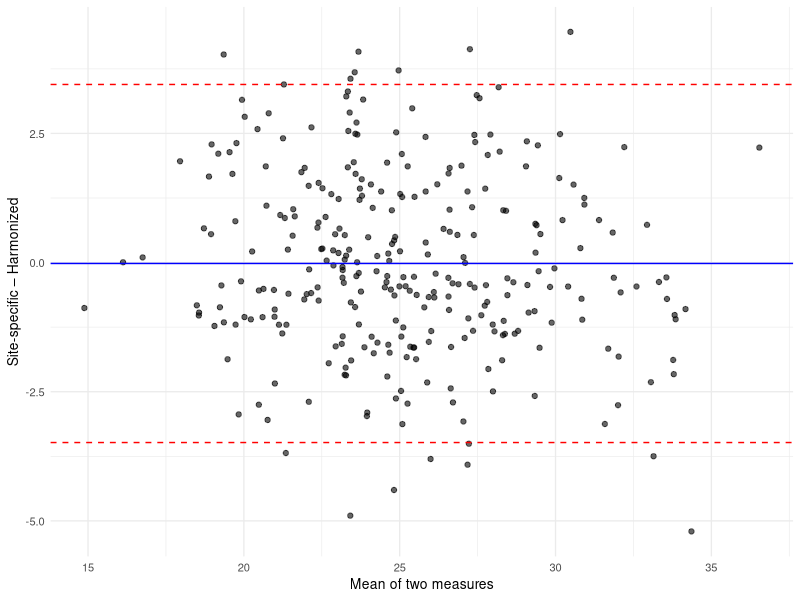
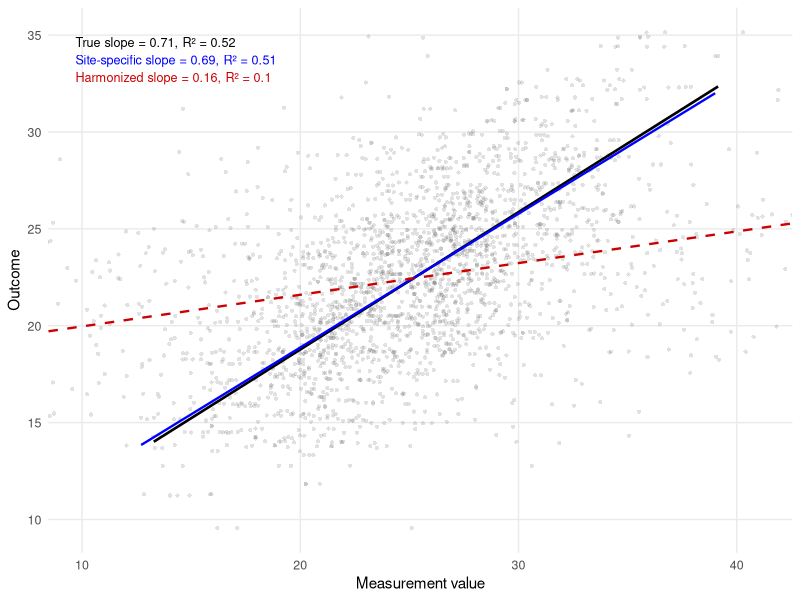
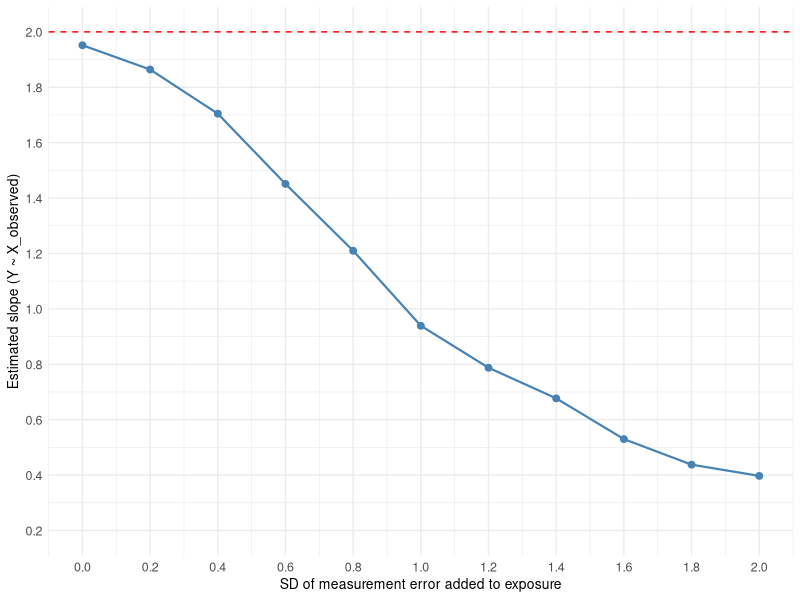

R code for these plots, in order:
# #############################################################
#
#  Threat 3. Harmonization and measurement error
#
# #############################################################

rm(list = ls())
objects()
ls()

#############################################################
# Figure 3a: Bland–Altman or scatter-difference plot
#############################################################

set.seed(123)
library(tidyverse)

# simulate "true" site-specific measure (e.g., BMI from site lab)
n <- 300
true_val <- rnorm(n, mean = 25, sd = 4)

# site-specific measure (more precise)
site_measure <- true_val + rnorm(n, 0, 0.8)

# harmonized measure (coarser, maybe rounded or from questionnaire)
harmon_measure <- true_val + rnorm(n, 0, 1.5)

bland_dat <- tibble(
  mean_val = (site_measure + harmon_measure) / 2,
  diff_val = site_measure - harmon_measure
)

mean_diff <- mean(bland_dat$diff_val)
sd_diff   <- sd(bland_dat$diff_val)
loa_upper <- mean_diff + 1.96 * sd_diff
loa_lower <- mean_diff - 1.96 * sd_diff

p3a <- bland_dat %>%
  ggplot(aes(x = mean_val, y = diff_val)) +
  geom_point(alpha = 0.6) +
  geom_hline(yintercept = mean_diff, color = "blue", linetype = "solid") +
  geom_hline(yintercept = loa_upper, color = "red", linetype = "dashed") +
  geom_hline(yintercept = loa_lower, color = "red", linetype = "dashed") +
  labs(
    #title = "Bland–Altman plot: site-specific vs harmonized measure",
    x = "Mean of two measures",
    y = "Site-specific – Harmonized"
  ) +
  theme_minimal(base_size = 10)

print(p3a)


# ############################################################
# Figure 3b: Regression attenuation plot
# ############################################################

library(tidyverse)

set.seed(2026)
n <- 800

# Latent true measurement
true_value <- rnorm(n, mean = 25, sd = 4.5)

# Site-specific measurement: relatively precise
site_specific <- true_value + rnorm(n, mean = 0, sd = 0.8)

# Harmonized measurement: substantial harmonization-related error
harmonized <- true_value + rnorm(n, mean = 0, sd = 8)

# Outcome depends on the latent true value
beta_true <- 0.7
outcome <- 5 + beta_true * true_value + rnorm(n, mean = 0, sd = 3)

dat <- tibble(
  id = 1:n,
  true_value = true_value,
  site_specific = site_specific,
  harmonized = harmonized,
  outcome = outcome
)

# Regression models
mod_true <- lm(outcome ~ true_value, data = dat)
mod_site <- lm(outcome ~ site_specific, data = dat)
mod_harm <- lm(outcome ~ harmonized, data = dat)

coef_true <- coef(mod_true)[2]
coef_site <- coef(mod_site)[2]
coef_harm <- coef(mod_harm)[2]

r2_true <- summary(mod_true)$r.squared
r2_site <- summary(mod_site)$r.squared
r2_harm <- summary(mod_harm)$r.squared

plot_dat <- dat %>%
  select(outcome, true_value, site_specific, harmonized) %>%
  pivot_longer(
    cols = c(true_value, site_specific, harmonized),
    names_to = "measure_type",
    values_to = "x"
  ) %>%
  mutate(
    measure_type = factor(
      measure_type,
      levels = c("true_value", "site_specific", "harmonized"),
      labels = c("True value", "Site-specific", "Harmonized")
    )
  )

p3b <- ggplot(plot_dat, aes(x = x, y = outcome)) +
  geom_point(
    shape = 16,
    size = 1.1,
    alpha = 0.18,
    color = "gray35"
  ) +
  geom_smooth(
    data = subset(plot_dat, measure_type == "True value"),
    method = "lm",
    se = FALSE,
    linewidth = 0.9,
    color = "black"
  ) +
  geom_smooth(
    data = subset(plot_dat, measure_type == "Site-specific"),
    method = "lm",
    se = FALSE,
    linewidth = 0.8,
    color = "blue"
  ) +
  geom_smooth(
    data = subset(plot_dat, measure_type == "Harmonized"),
    method = "lm",
    se = FALSE,
    linewidth = 0.8,
    linetype = "dashed",
    color = "red3"
  ) +
  annotate(
    "text",
    x = min(plot_dat$x) +15,
    y = max(dat$outcome) - 0.5,
    label = paste0("True slope = ", round(coef_true, 2),
                   ", R² = ", round(r2_true, 2)),
    hjust = 0,
    size = 3.2,
    color = "black"
  ) +
  annotate(
    "text",
    x = min(plot_dat$x) +15,
    y = max(dat$outcome) - 1.4,
    label = paste0("Site-specific slope = ", round(coef_site, 2),
                   ", R² = ", round(r2_site, 2)),
    hjust = 0,
    size = 3.2,
    color = "blue"
  ) +
  annotate(
    "text",
    x = min(plot_dat$x) +15,
    y = max(dat$outcome) - 2.3,
    label = paste0("Harmonized slope = ", round(coef_harm, 2),
                   ", R² = ", round(r2_harm, 2)),
    hjust = 0,
    size = 3.2,
    color = "red3"
  ) +
  labs(
    x = "Measurement value",
    y = "Outcome"
  ) +
  coord_cartesian(xlim = c(10, 41)) +
    theme_minimal(base_size = 11) +
  theme(
    axis.title = element_text(size = 11),
    axis.text = element_text(size = 9),
    panel.grid.minor = element_blank()
  )

print(p3b)


############################################################
# Figure 3c: Attenuation plot from simulation
############################################################

set.seed(202)
library(tidyverse)

# true data-generating: Y = 2*X_true + error
n <- 2000
X_true <- rnorm(n, 0, 1)
eps <- rnorm(n, 0, 1)
Y <- 2 * X_true + eps  # true slope = 2

# try increasing levels of measurement error in X
err_sd_vals <- seq(0, 2, by = 0.2)

att_res <- map_dfr(err_sd_vals, function(esd) {
  X_obs <- X_true + rnorm(n, 0, esd)
  fit <- lm(Y ~ X_obs)
  tibble(
    meas_error_sd = esd,
    est_beta = coef(fit)[2]
  )
})

p3c <- att_res %>%
  ggplot(aes(x = meas_error_sd, y = est_beta)) +
  geom_line(color = "steelblue", linewidth = 0.75) +
  geom_point(color = "steelblue", size = 2) +
  geom_hline(yintercept = 2, linetype = "dashed", color = "red") +
  scale_x_continuous(limits = c(0, 2.0), breaks = seq(0, 2.0, by = 0.2)) +
  scale_y_continuous(limits = c(0.2, 2.0), breaks = seq(0.2, 2.0, by = 0.2)) +
  labs(
    #title = "Attenuation of effect with increasing measurement error",
    x = "SD of measurement error added to exposure",
    y = "Estimated slope (Y ~ X_observed)"
  ) +
  theme_minimal(base_size = 10) +
  theme(
    plot.title = element_text(size = 10, face = "bold"),
    axis.title = element_text(size = 10),
    axis.text = element_text(size = 9)
  )

print(p3c)
